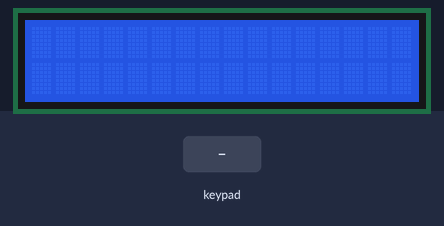
The sketch below on a simulated Arduino Uno, built with avr-gcc and run on an emulated ATmega328P. Parts: 16×2 character LCD. Inputs (shaded band) come from the test bench.

Above: at 1.2 s.
1.3 s: keypad keys 4 3 2 1 # pressed 0.4 s apart
At 3.3 s:
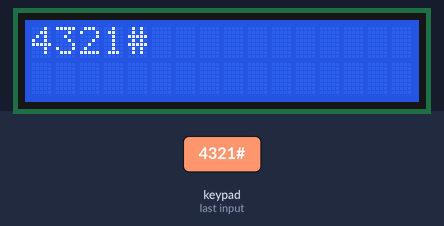
4.8 s: key '*' pressed
At 6.0 s:
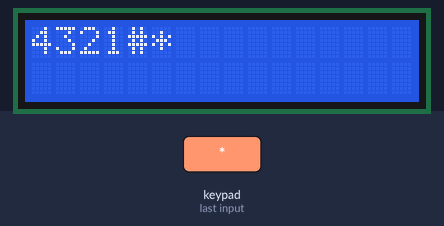
6.3 s: key '#' pressed
At 7.2 s:
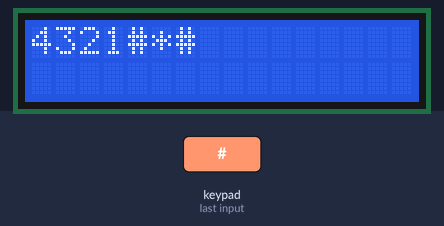
7.8 s: keypad keys 4 3 2 1 * pressed 0.4 s apart
At 10.7 s:
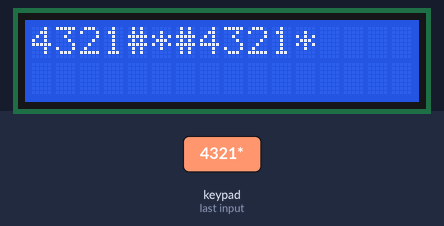
11.3 s: keypad keys 7 6 5 # pressed 0.4 s apart
At 13.1 s:
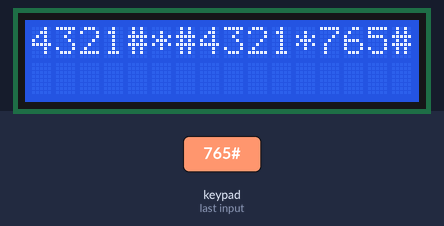
Timing chart, 0 to 14.6 s (numbered marks = the images above; inputs shaded):
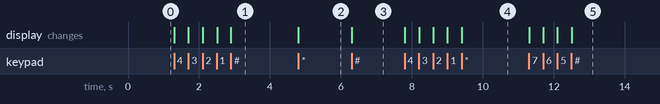

The sketch:

Keypad_phone.ino
```cpp
#include <LiquidCrystal.h>
#include <Keypad.h>

const int rs = 13, en = 12, d4 = 11, d5 = 10, d6 = 9, d7 = 8;
LiquidCrystal lcd(rs, en, d4, d5, d6, d7);

const byte ROWS = 4; //four rows
const byte COLS = 3; //three columns
char keys[ROWS][COLS] = {
  {'1', '2', '3'},
  {'4', '5', '6'},
  {'7', '8', '9'},
  {'*', '0', '#'}
};
byte rowPins[ROWS] = {4 ,3 ,2 ,1}; //connect to the row pinouts of the keypad
byte colPins[COLS] = {7 ,6 ,5}; //connect to the column pinouts of the keypad

Keypad keypad = Keypad(makeKeymap(keys), rowPins, colPins, ROWS, COLS);

void setup() {
  lcd.begin(16, 2);
}

void loop() {
  char key = keypad.getKey();

  if (key) {
    lcd.print(key);
  }
}
```

Measured:
- after the input at 1.3 s, the display: first changes at once (image 1 shows a later state)
- after the input at 4.8 s, the display: changes at once (image 2)
- after the input at 6.3 s, the display: changes at once (image 3)
- after the input at 7.8 s, the display: first changes at once (image 4 shows a later state)
- after the input at 11.3 s, the display: first changes at once (image 5 shows a later state)
